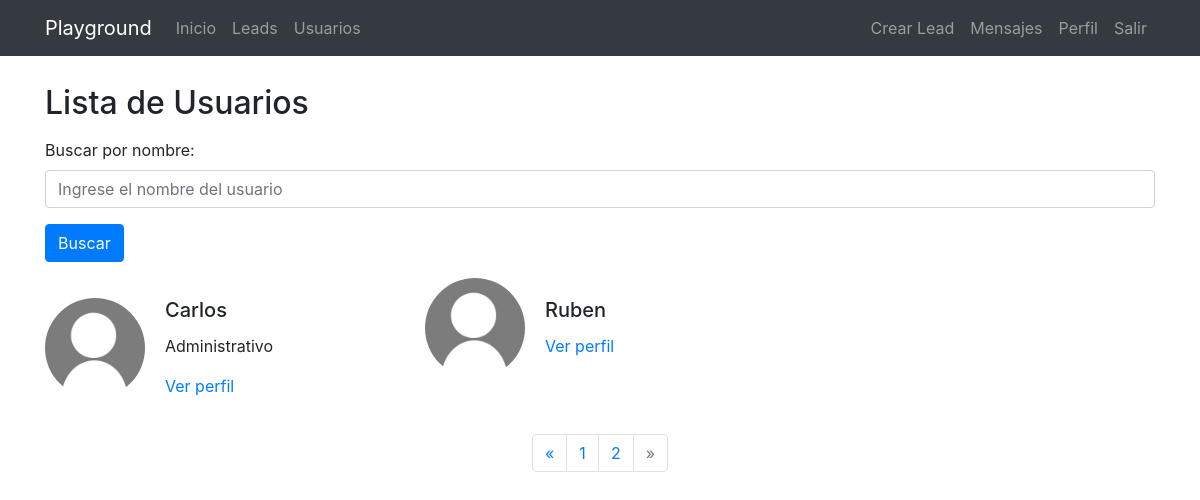
Before: /profiles/?page=2 (signed in) with the older database file.
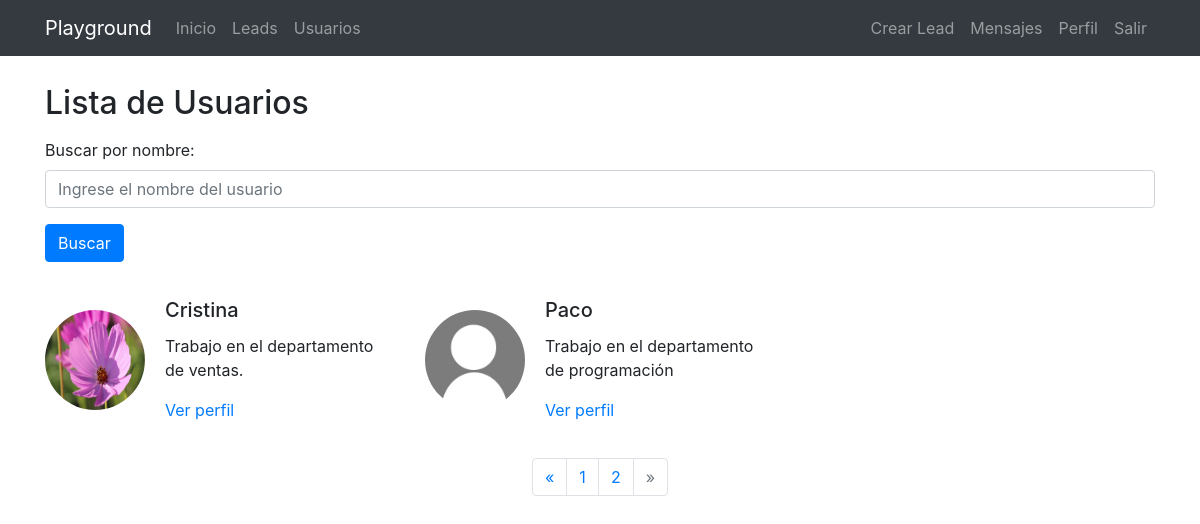
After: the same page with the newer database file.
### registration/models.py (models this page shows, shortened)
class Profile(models.Model):
    user = models.OneToOneField(User,on_delete=models.CASCADE, null=True, blank=True)
    avatar = models.ImageField(upload_to=custom_upload_to, null=True, blank=True)
    job = models.TextField(null=True, blank=True)
    link = models.URLField(max_length=200,null=True,blank=True)

### profiles/views.py (the view)
# urls.py: path('', ProfileListView.as_view(), name="profiles"),
@method_decorator(login_required, name='dispatch')
class ProfileListView(ListView):
    model = Profile
    template_name = 'profiles/profile_list.html'
    context_object_name = 'profiles'
    paginate_by = 6
    class Meta:
        ordering = ['user__username']
    def get_queryset(self):
        queryset = super().get_queryset()
        search_query = self.request.GET.get('search')  # Obtener el valor del campo de búsqueda
        if search_query:
            queryset = queryset.filter(user__username__icontains=search_query)  # Filtrar leads por el nombre que contiene la búsqueda
        return queryset

### profiles/templates/profiles/profile_list.html (shortened to what this page needs)
{% extends 'core/base.html' %} {% load static %}  {% block content %}
  <main role="main">
    <div class="container mb-4">
      <h2 class="mt-2 mb-3">Lista de Usuarios</h2>
      <form method="GET" class="mb-3">
        <div class="form-group">
          <label for="search">Buscar por nombre:</label>
          <input type="text" name="search" id="search" class="form-control" placeholder="Ingrese el nombre del usuario">
        </div>
        <button type="submit" class="btn btn-primary">Buscar</button>
      </form>
      <div class="row">
        {% for profile in profiles %}
          <div class="col-md-4">
            <div class="card mb-3 d-flex flex-row align-items-center" style="max-width: 400px; border: none">
              <img src="{% if profile.avatar %}
                  {{ profile.avatar.url }}
                {% else %}
                  {% static 'registration/img/no-avatar.jpg' %}
                {% endif %}"
                class="card-img-top rounded-circle"
                alt="Avatar"
                style="max-width: 100px; height:100px; margin-right: 0px;" />
              <div class="card-body">
                <h5 class="card-title">{{ profile.user.username }}</h5>
                {% if profile.job %}
                  <p class="card-text">{{ profile.job }}</p>
                {% endif %}
                <a href="{% url 'profile_detail' username=profile.user.username %}" class="mb-1">Ver perfil</a>
              </div>
            </div>
          </div>
        {% endfor %}
      </div>
      {% if is_paginated %}
        <nav aria-label="Page navigation">
          <ul class="pagination justify-content-center">
            {% if page_obj.has_previous %}
              <li class="page-item">
                <a class="page-link" href="?page={{ page_obj.previous_page_number }}">&laquo;</a>
              </li>
            {% else %}
              <li class="page-item disabled">
                <a class="page-link" href="#" tabindex="-1">&laquo;</a>
              </li>
            {% endif %}
            {% for i in paginator.page_range %}
              <li class="page-item {% if page_obj.number == i %}{% endif %}">
                <a class="page-link" href="?page={{ i }}">{{ i }}</a>
              </li>
            {% endfor %}
            {% if page_obj.has_next %}
              <li class="page-item">
                <a class="page-link" href="?page={{ page_obj.next_page_number }}">&raquo;</a>
              </li>
            {% else %}
              <li class="page-item disabled">
                <a class="page-link" href="#" tabindex="-1">&raquo;</a>
              </li>
            {% endif %}
          </ul>
        </nav>
      {% endif %}
    </div>
  </main>
{% endblock %}

### core/templates/core/base.html (shortened to what this page needs)
<!DOCTYPE html>
<html lang="es">
  <head>
    {% load static %}
    <link href="{% static 'core/vendor/bootstrap/css/bootstrap.min.css' %}" rel="stylesheet">
    <link href="{% static 'core/vendor/font-awesome/css/font-awesome.min.css' %}" rel="stylesheet" type="text/css">
    <link href="{% static 'core/css/main.css' %}" rel="stylesheet">
  </head>
  <body>
    <body>
      <nav class="navbar navbar-expand-lg navbar-dark bg-dark">
        <div class="container">
          <a class="navbar-brand" href="{% url 'home' %}">Playground</a>
          <div class="collapse navbar-collapse" id="ned">
            <ul class="navbar-nav mr-auto">
              <li class="nav-item">
                <a class="nav-link" href="{% url 'home' %}">Inicio</a>
              </li>
              {% if request.user.is_authenticated %}
              <li class="nav-item">
                <a class="nav-link" href="{% url 'leads:leads' %}">Leads</a>
              </li>
              <li class="nav-item">
                <a class="nav-link" href="{% url 'profiles' %}">Usuarios</a>
              </li>
              {% endif %}
            </ul>
            <ul class="navbar-nav">
              {% if not request.user.is_authenticated %}
              <li class="nav-item">
                <a class="nav-link" href="{% url 'login' %}"> Acceder </a>
              </li>
              <li class="nav-item">
                <a class="nav-link" href="{% url 'signup' %}"> Registrarse </a>
              </li>
              {% else %}
              <li class="nav-item">
                <a class="nav-link" href="{% url 'leads:create' %}">Crear Lead</a>
              </li>
              <li class="nav-item">
                <a class="nav-link" href="{% url 'messenger:list' %}">Mensajes</a>
              </li>
              <li class="nav-item">
                <a class="nav-link" href="{% url 'profile' %}"> Perfil </a>
              </li>
              <li class="nav-item">
                <a class="nav-link" href="{% url 'logout' %}">Salir</a>
              {% endif %}
            </ul>
          </div>
        </div>
      </nav>
      {% block content %}{% endblock %}
  </body>
</html>

### core/static/core/css/main.css (style rules this page uses)
main { padding-top: 20px; }
:root { --jumbotron-padding-y: 3rem; }

Changed rows visible on the page:
removed Profile: user.username "Carlos", job "Administrativo"
removed Profile: user.username "Ruben"
added Profile: avatar (picture), user.username "Cristina", job "Trabajo en el departamento de ventas."
added Profile: user.username "Paco", job "Trabajo en el departamento de programación"
